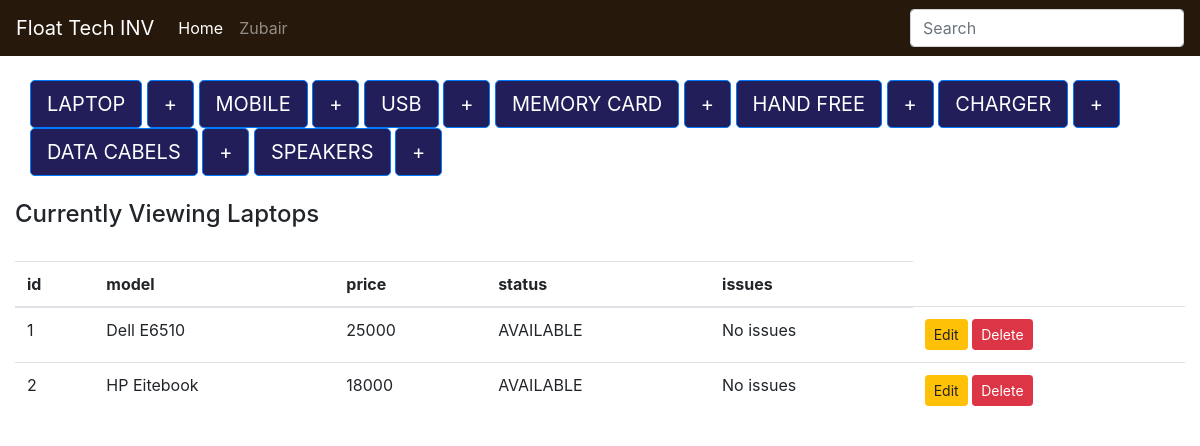
The page /display_laptop on the database as committed earlier.
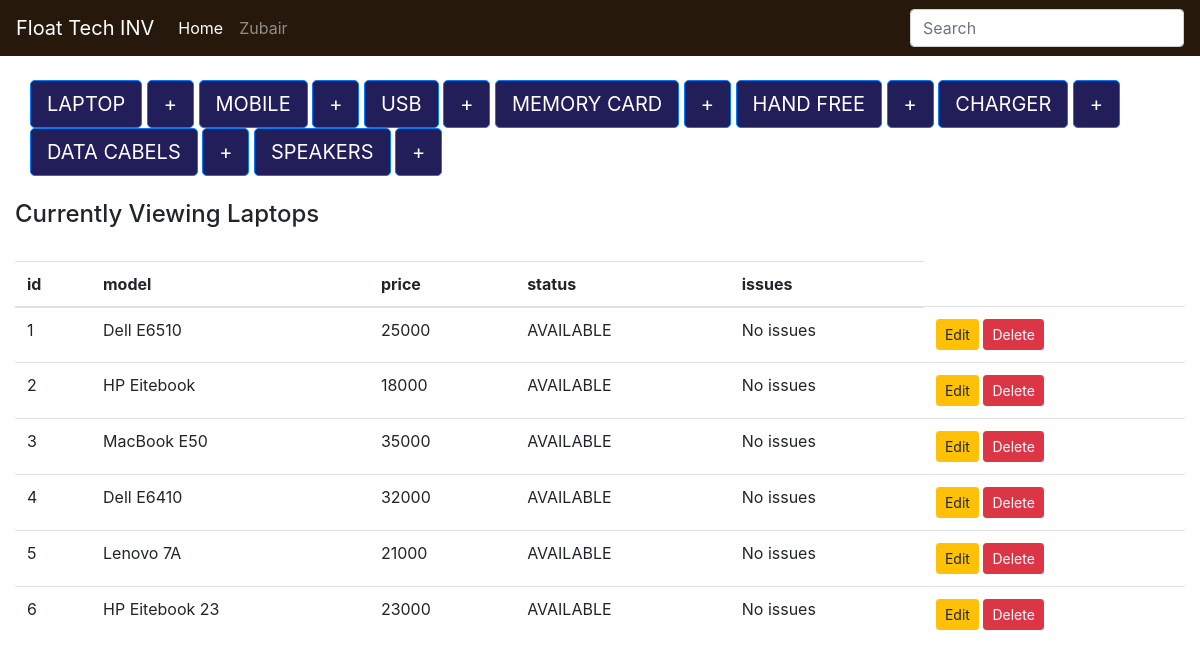
The same page on the database as committed later.
### inventory/models.py (models this page shows, shortened)
class Device(models.Model):
    type = models.CharField(max_length=100, blank=False)
    price = models.IntegerField()
    choices = (
        ('AVAILABLE', 'Item ready to be purchased '),
        ('SOLD ', 'Item Sold'),
        ('RESTOCKING ', 'Item restocking in few days ')
    )
    status = models.CharField(max_length=10, choices= choices, default="SOLD")
    issues = models.CharField(max_length=100, default="No issues ")
    class Meta:
        abstract = True

class Laptop(Device):
    pass

### inventory/views.py (the view)
# urls.py: url(r'^display_laptop$', display_laptops, name="display_laptops"),
def display_laptops(request):
    items = Laptop.objects.all()
    context= {
        'items': items,
        'header': 'Laptops',
    }
    return render(request, 'index.html', context)

### inventory/templates/index.html (shortened to what this page needs)
{% extends 'base.html' %}
{%  block body %}
<div class="btn-group-lg col-lg">
   <a href="{% url 'display_laptops' %}" class="btn btn-primary btn-lg" role="button"> LAPTOP</a>
   <a href="{% url 'add_laptop' %}" class="btn btn-primary btn-sm" role="button">+</a>
<a href="{% url 'display_mobiles' %}" class="btn btn-primary btn-lg" role="button"> MOBILE</a>
   <a href="{% url 'add_mobile' %}" class="btn btn-primary btn-sm" role="button">+</a>
<a href="{% url 'display_USB' %}" class="btn btn-primary btn-lg" role="button"> USB</a>
   <a href="{% url 'add_USB' %}" class="btn btn-primary btn-sm" role="button">+</a>
     <a href="{% url 'display_memorycard' %}" class="btn btn-primary btn-lg" role="button"> MEMORY CARD</a>
   <a href="{% url 'add_memorycard' %}" class="btn btn-primary btn-sm" role="button">+</a>
 <a href="{% url 'display_handfree' %}" class="btn btn-primary btn-lg" role="button"> HAND FREE</a>
   <a href="{% url 'add_handfree' %}" class="btn btn-primary btn-sm" role="button">+</a>
 <a href="{% url 'display_charger' %}" class="btn btn-primary btn-lg" role="button"> CHARGER</a>
   <a href="{% url 'add_charger' %}" class="btn btn-primary btn-sm" role="button">+</a>
 <a href="{% url 'display_datacabels' %}" class="btn btn-primary btn-lg" role="button"> DATA CABELS</a>
   <a href="{% url 'add_datacabels' %}" class="btn btn-primary btn-sm" role="button">+</a>
 <a href="{% url 'display_speakers' %}" class="btn btn-primary btn-lg" role="button"> SPEAKERS</a>
   <a href="{% url 'add_speakers' %}" class="btn btn-primary btn-sm" role="button">+</a>
    </div>
    <br>
    <h4> Currently Viewing {{ header }}</h4>
    <br>
<table class="table table-hover">
<thead>
<tr>
<th> id</th>
<th> model </th>
<th> price </th>
<th> status </th>
<th> issues </th>
</tr>
</thead>
<tbody>
 {% for item in items %}
     <tr>
     <td> {{ item.pk }}</td>
     <td> {{ item.type }}</td>
     <td> {{ item.price }}</td>
     <td>{{ item.status }}</td>
     <td>{{ item.issues }}</td>
     {% if header|lower == "laptops" %}
     <td>
         <a href="{% url 'edit_laptop' item.pk %}" class="btn btn-warning btn-sm" role="button">Edit</a>
         <a href="{% url 'delete_laptop' item.pk %}" class="btn btn-danger btn-sm" role="button">Delete</a>
     </td>
     {% elif header|lower == "usb" %}
      <td>
         <a href="{% url 'edit_usb' item.pk %}" class="btn btn-warning btn-sm" role="button">Edit</a>
         <a href="{% url 'delete_USB' item.pk %}" class="btn btn-danger btn-sm" role="button">Delete</a>
     </td>
          {% elif header|lower == "memorycard" %}
      <td>
         <a href="{% url 'edit_memorycard' item.pk %}" class="btn btn-warning btn-sm" role="button">Edit</a>
         <a href="{% url 'delete_memmorycard' item.pk %}" class="btn btn-danger btn-sm" role="button">Delete</a>
     </td>
          {% elif header|lower == "handfree" %}
      <td>
         <a href="{% url 'edit_handfree' item.pk %}" class="btn btn-warning btn-sm" role="button">Edit</a>
         <a href="{% url 'delete_handfree' item.pk %}" class="btn btn-danger btn-sm" role="button">Delete</a>
     </td>
          {% elif header|lower == "charger" %}
      <td>
         <a href="{% url 'edit_charger' item.pk %}" class="btn btn-warning btn-sm" role="button">Edit</a>
         <a href="{% url 'delete_charger' item.pk %}" class="btn btn-danger btn-sm" role="button">Delete</a>
     </td>
          {% elif header|lower == "datacabels" %}
      <td>
         <a href="{% url 'edit_datacabels' item.pk %}" class="btn btn-warning btn-sm" role="button">Edit</a>
         <a href="{% url 'delete_datacabel' item.pk %}" class="btn btn-danger btn-sm" role="button">Delete</a>
     </td>
          {% elif header|lower == "speakers" %}
      <td>
         <a href="{% url 'edit_speakers' item.pk %}" class="btn btn-warning btn-sm" role="button">Edit</a>
         <a href="{% url 'delete_speaker' item.pk %}" class="btn btn-danger btn-sm" role="button">Delete</a>
     </td>
     {% else %}
      <td>
         <a href="{% url 'edit_mobile' item.pk %}" class="btn btn-warning btn-sm" role="button">Edit</a>
         <a href="{% url 'delete_mobile' item.pk %}" class="btn btn-danger btn-sm" role="button">Delete</a>
     </td>
     {% endif %}
     </tr>
{% endfor %}
</tbody>
</table>
{% endblock %}

### inventory/templates/base.html (shortened to what this page needs)
<html>
<head>
</head>
{% load static %}
<link rel="stylesheet" href="{% static '/css/style.css' %}">
<link rel="stylesheet" href="{% static '/css/bootstrap.min.css' %}">
<body>
 <nav class="navbar navbar-expand navbar-dark ">
      <a class="navbar-brand" href="#"> Float Tech INV </a>
      <div class="collapse navbar-collapse" id="navbarsExample02">
        <ul class="navbar-nav mr-auto">
          <li class="nav-item active">
            <a class="nav-link" href="#">Home <span class="sr-only">(current)</span></a>
          </li>
          <li class="nav-item">
            <a class="nav-link" href="https://github.com/zubairfloat">Zubair</a>
          </li>
        </ul>
        <form class="form-inline my-2 my-md-0">
          <input class="form-control" type="text" placeholder="Search">
        </form>
      </div>
    </nav>
<br>
<div class="container-fluid">
    {% block body %}
    {% endblock %}
</div>
</body>
</html>

### inventory/templates/base.html (style rules this page uses)
.navbar { background-color:#26190C; }

### inventory/templates/index.html (style rules this page uses)
.btn-primary { background-color:rgb(33,30,90); }

Rows that differ between the two databases and show on the page:
added Laptop: pk "3", type "MacBook E50", price "35000", status "AVAILABLE", issues "No issues"
added Laptop: pk "4", type "Dell E6410", price "32000", status "AVAILABLE", issues "No issues"
added Laptop: pk "5", type "Lenovo 7A", price "21000", status "AVAILABLE", issues "No issues"
added Laptop: pk "6", type "HP Eitebook 23", price "23000", status "AVAILABLE", issues "No issues"
